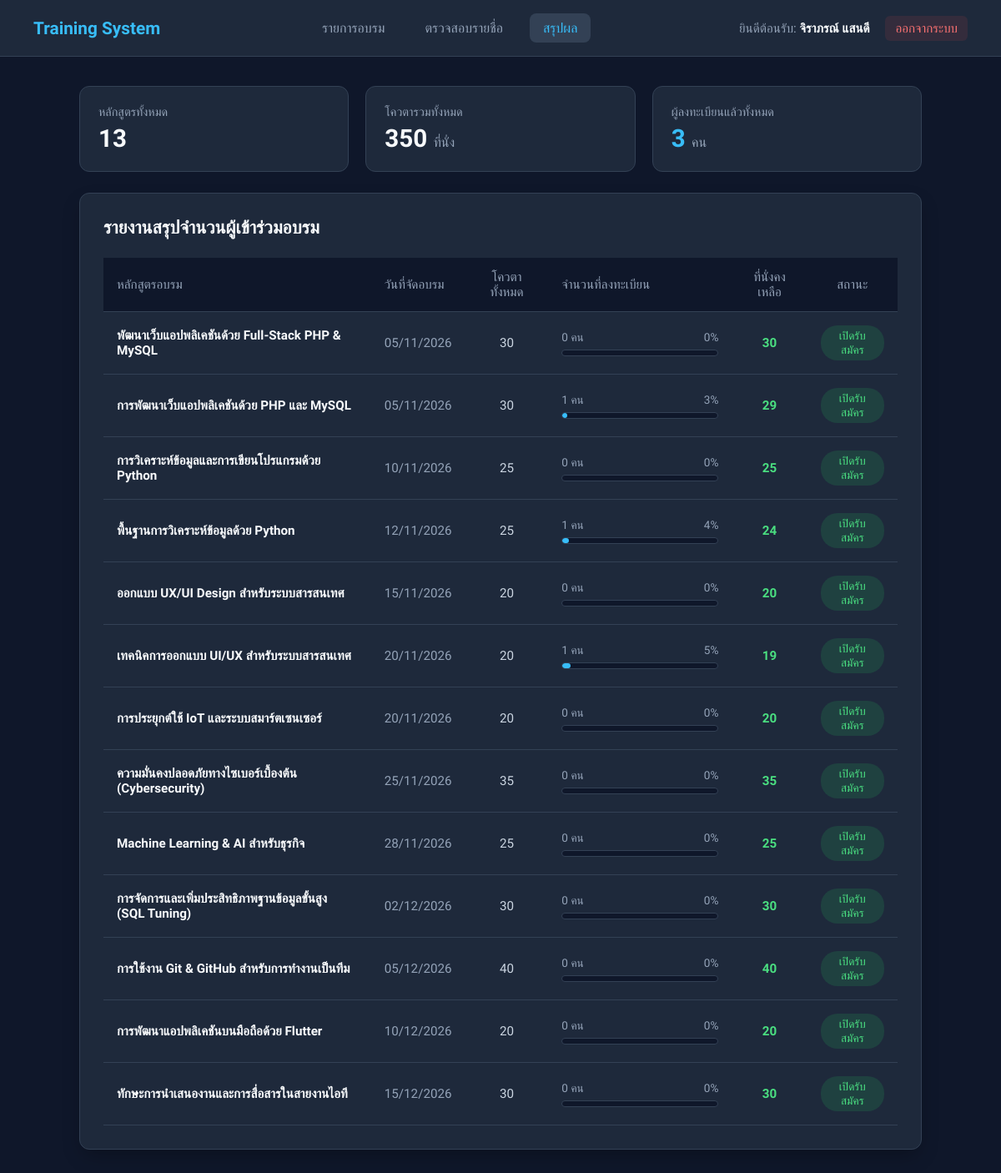
The app's page /summary.php (signed in) with its own data.
### tables this page shows
CREATE TABLE `courses` (
  `id` int NOT NULL,
  `title` varchar(200) NOT NULL,
  `description` text,
  `image` varchar(255) DEFAULT 'default_course.jpg',
  `event_date` date NOT NULL,
  `max_seats` int NOT NULL
);

### summary.php (the view, shortened to what this page needs)
<?php
require_once 'db.php';
$stats_sql = "SELECT
                COUNT(c.id) AS total_courses,
                COALESCE(SUM(c.max_seats), 0) AS total_capacity,
                (SELECT COUNT(id) FROM registrations) AS total_registered
              FROM courses c";
$stats_res = $conn->query($stats_sql);
$stats = $stats_res->fetch_assoc();
$sql = "SELECT c.id, c.title, c.event_date, c.max_seats,
               COUNT(r.id) AS total_joined,
               (c.max_seats - COUNT(r.id)) AS remaining_seats
        FROM courses c
        LEFT JOIN registrations r ON c.id = r.course_id
        GROUP BY c.id
        ORDER BY c.event_date ASC";
$summary = $conn->query($sql);
?>
<!DOCTYPE html>
<html lang="th">
<head>
</head>
<body>
    <header class="navbar">
        <div class="nav-brand">Training System</div>
        <nav class="nav-menu">
            <a href="courses.php">รายการอบรม</a>
            <a href="participants.php">ตรวจสอบรายชื่อ</a>
            <a href="summary.php" class="active">สรุปผล</a>
        </nav>
        <div class="user-status">
            <span>ยินดีต้อนรับ: <strong><?= htmlspecialchars($_SESSION['fullname']) ?></strong></span>
            <a href="logout.php" class="logout-btn">ออกจากระบบ</a>
        </div>
    </header>
    <main class="container">
        <div class="stats-grid">
            <div class="stat-card">
                <span class="stat-title">หลักสูตรทั้งหมด</span>
                <span class="stat-value"><?= number_format($stats['total_courses']) ?></span>
            </div>
            <div class="stat-card">
                <span class="stat-title">โควตารวมทั้งหมด</span>
                <span class="stat-value"><?= number_format($stats['total_capacity']) ?> <span style="font-size: 1rem; font-weight: normal; color: #94a3b8;">ที่นั่ง</span></span>
            </div>
            <div class="stat-card">
                <span class="stat-title">ผู้ลงทะเบียนแล้วทั้งหมด</span>
                <span class="stat-value" style="color: #38bdf8;"><?= number_format($stats['total_registered']) ?> <span style="font-size: 1rem; font-weight: normal; color: #94a3b8;">คน</span></span>
            </div>
        </div>
        <div class="content-card">
            <div class="section-header">
                <h2>รายงานสรุปจำนวนผู้เข้าร่วมอบรม</h2>
            </div>
            <div class="table-responsive">
                <table>
                    <thead>
                        <tr>
                            <th>หลักสูตรอบรม</th>
                            <th>วันที่จัดอบรม</th>
                            <th style="text-align: center;">โควตาทั้งหมด</th>
                            <th style="width: 220px;">จำนวนที่ลงทะเบียน</th>
                            <th style="text-align: center;">ที่นั่งคงเหลือ</th>
                            <th style="text-align: center;">สถานะ</th>
                        </tr>
                    </thead>
                    <tbody>
                        <?php if ($summary && $summary->num_rows > 0): ?>
                            <?php while ($row = $summary->fetch_assoc()):
                                $percent = $row['max_seats'] > 0 ? round(($row['total_joined'] / $row['max_seats']) * 100) : 0;
                                $is_full = ($row['remaining_seats'] <= 0);
                            ?>
                            <tr>
                                <td><strong style="color: #f8fafc;"><?= htmlspecialchars($row['title']) ?></strong></td>
                                <td style="color: #94a3b8;"><?= date('d/m/Y', strtotime($row['event_date'])) ?></td>
                                <td style="text-align: center;"><?= $row['max_seats'] ?></td>
                                <td>
                                    <div style="display: flex; justify-content: space-between; font-size: 0.85rem; color: #94a3b8;">
                                        <span><?= $row['total_joined'] ?> คน</span>
                                        <span><?= $percent ?>%</span>
                                    </div>
                                    <div class="progress-container">
                                        <div class="progress-bar <?= $is_full ? 'full' : '' ?>" style="width: <?= min(100, $percent) ?>%;"></div>
                                    </div>
                                </td>
                                <td style="text-align: center; font-weight: 600; color: <?= $is_full ? '#f87171' : '#4ade80' ?>;">
                                    <?= max(0, $row['remaining_seats']) ?>
                                </td>
                                <td style="text-align: center;">
                                    <?php if ($is_full): ?>
                                        <span class="badge badge-full">ที่นั่งเต็ม</span>
                                    <?php else: ?>
                                        <span class="badge badge-available">เปิดรับสมัคร</span>
                                    <?php endif; ?>
                                </td>
                            </tr>
                            <?php endwhile; ?>
                        <?php endif; ?>
                    </tbody>
                </table>
            </div>
        </div>
    </main>
</body>
</html>

### summary.php (style rules this page uses)
* { box-sizing: border-box; font-family: 'Prompt', sans-serif; margin: 0; padding: 0; }
body { background-color: #0f172a; color: #f1f5f9; min-height: 100vh; }
.navbar { background-color: #1e293b; border-bottom: 1px solid #334155; padding: 16px 40px; display: flex; justify-content: space-between; align-items: center; }
.nav-brand { font-size: 1.3rem; font-weight: 600; color: #38bdf8; }
.nav-menu { display: flex; gap: 16px; }
.nav-menu a { text-decoration: none; color: #94a3b8; font-weight: 500; padding: 8px 16px; border-radius: 8px; transition: all 0.2s; }
.nav-menu a:hover, .nav-menu a.active { color: #ffffff; background-color: #334155; }
.nav-menu a.active { color: #38bdf8; }
.user-status { font-size: 0.95rem; color: #94a3b8; }
.user-status strong { color: #f8fafc; }
.logout-btn { color: #f87171 !important; margin-left: 15px; text-decoration: none; padding: 6px 12px; border-radius: 6px; background-color: rgba(239, 68, 68, 0.1); }
.container { max-width: 1050px; margin: 35px auto; padding: 0 20px; }
.stats-grid { display: grid; grid-template-columns: repeat(auto-fit, minmax(220px, 1fr)); gap: 20px; margin-bottom: 25px; }
.stat-card { background: #1e293b; border: 1px solid #334155; border-radius: 12px; padding: 22px; display: flex; flex-direction: column; gap: 6px; }
.stat-title { font-size: 0.9rem; color: #94a3b8; font-weight: 500; }
.stat-value { font-size: 1.85rem; font-weight: 600; color: #f8fafc; }
.content-card { background: #1e293b; border: 1px solid #334155; border-radius: 12px; padding: 28px; box-shadow: 0 10px 25px -5px rgba(0, 0, 0, 0.3); }
.section-header h2 { font-size: 1.35rem; color: #f8fafc; font-weight: 600; margin-bottom: 24px; }
.table-responsive { overflow-x: auto; }
table { width: 100%; border-collapse: collapse; text-align: left; }
thead th { background-color: #0f172a; color: #94a3b8; font-weight: 500; padding: 14px 16px; border-bottom: 1px solid #334155; font-size: 0.95rem; }
tbody td { padding: 16px; border-bottom: 1px solid #334155; vertical-align: middle; font-size: 0.95rem; color: #cbd5e1; }
.progress-container { width: 100%; background-color: #0f172a; border: 1px solid #334155; border-radius: 9999px; height: 8px; margin-top: 6px; overflow: hidden; }
.progress-bar { height: 100%; background-color: #38bdf8; border-radius: 9999px; transition: width 0.3s ease; }
.badge { display: inline-block; padding: 4px 12px; border-radius: 20px; font-size: 0.85rem; font-weight: 500; }
.badge-available { background-color: rgba(34, 197, 94, 0.15); color: #4ade80; }

### records on screen
courses: title "พัฒนาเว็บแอปพลิเคชันด้วย Full-Stack PHP & MySQL", event_date "05/11/2026", max_seats "30", total_joined "0", percent "0", max(0, $row['remaining_seats']) "30"
courses: title "การพัฒนาเว็บแอปพลิเคชันด้วย PHP และ MySQL", event_date "05/11/2026", max_seats "30", total_joined "1", percent "3", max(0, $row['remaining_seats']) "29"
courses: title "การวิเคราะห์ข้อมูลและการเขียนโปรแกรมด้วย Python", event_date "10/11/2026", max_seats "25", total_joined "0", percent "0", max(0, $row['remaining_seats']) "25"
courses: title "พื้นฐานการวิเคราะห์ข้อมูลด้วย Python", event_date "12/11/2026", max_seats "25", total_joined "1", percent "4", max(0, $row['remaining_seats']) "24"
courses: title "ออกแบบ UX/UI Design สำหรับระบบสารสนเทศ", event_date "15/11/2026", max_seats "20", total_joined "0", percent "0", max(0, $row['remaining_seats']) "20"
courses: title "เทคนิคการออกแบบ UI/UX สำหรับระบบสารสนเทศ", event_date "20/11/2026", max_seats "20", total_joined "1", percent "5", max(0, $row['remaining_seats']) "19"
courses: title "การประยุกต์ใช้ IoT และระบบสมาร์ตเซนเซอร์", event_date "20/11/2026", max_seats "20", total_joined "0", percent "0", max(0, $row['remaining_seats']) "20"
courses: title "ความมั่นคงปลอดภัยทางไซเบอร์เบื้องต้น (Cybersecurity)", event_date "25/11/2026", max_seats "35", total_joined "0", percent "0", max(0, $row['remaining_seats']) "35"
courses: title "Machine Learning & AI สำหรับธุรกิจ", event_date "28/11/2026", max_seats "25", total_joined "0", percent "0", max(0, $row['remaining_seats']) "25"
courses: title "การจัดการและเพิ่มประสิทธิภาพฐานข้อมูลขั้นสูง (SQL Tuning)", event_date "02/12/2026", max_seats "30", total_joined "0", percent "0", max(0, $row['remaining_seats']) "30"
courses: title "การใช้งาน Git & GitHub สำหรับการทำงานเป็นทีม", event_date "05/12/2026", max_seats "40", total_joined "0", percent "0", max(0, $row['remaining_seats']) "40"
courses: title "การพัฒนาแอปพลิเคชันบนมือถือด้วย Flutter", event_date "10/12/2026", max_seats "20", total_joined "0", percent "0", max(0, $row['remaining_seats']) "20"
courses: title "ทักษะการนำเสนองานและการสื่อสารในสายงานไอที", event_date "15/12/2026", max_seats "30", total_joined "0", percent "0", max(0, $row['remaining_seats']) "30"

### other values on screen
$_SESSION['fullname'] "จิราภรณ์ แสนดี"
$stats['total_courses'] "13"
$stats['total_capacity'] "350"
$stats['total_registered'] "3"
